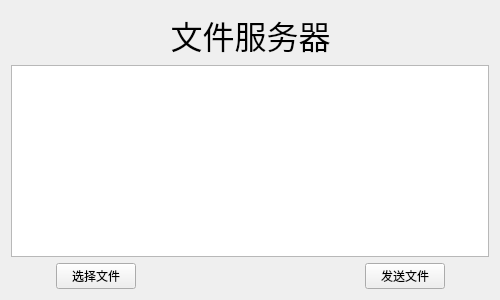
<?xml version="1.0" encoding="UTF-8"?>
<ui version="4.0">
 <class>Widget</class>
 <widget class="QWidget" name="Widget">
  <property name="geometry">
   <rect>
    <x>0</x>
    <y>0</y>
    <width>500</width>
    <height>300</height>
   </rect>
  </property>
  <property name="windowTitle">
   <string>Widget</string>
  </property>
  <layout class="QGridLayout" name="gridLayout">
   <property name="leftMargin">
    <number>11</number>
   </property>
   <property name="topMargin">
    <number>11</number>
   </property>
   <property name="rightMargin">
    <number>11</number>
   </property>
   <item row="0" column="2">
    <widget class="QLabel" name="label">
     <property name="font">
      <font>
       <family>Microsoft YaHei Mono</family>
       <pointsize>24</pointsize>
      </font>
     </property>
     <property name="text">
      <string>文件服务器</string>
     </property>
     <property name="alignment">
      <set>Qt::AlignCenter</set>
     </property>
    </widget>
   </item>
   <item row="2" column="0">
    <spacer name="horizontalSpacer_2">
     <property name="orientation">
      <enum>Qt::Horizontal</enum>
     </property>
     <property name="sizeHint" stdset="0">
      <size>
       <width>32</width>
       <height>20</height>
      </size>
     </property>
    </spacer>
   </item>
   <item row="2" column="1">
    <widget class="QPushButton" name="pushButtonSelect">
     <property name="text">
      <string>选择文件</string>
     </property>
    </widget>
   </item>
   <item row="2" column="2">
    <spacer name="horizontalSpacer">
     <property name="orientation">
      <enum>Qt::Horizontal</enum>
     </property>
     <property name="sizeHint" stdset="0">
      <size>
       <width>217</width>
       <height>20</height>
      </size>
     </property>
    </spacer>
   </item>
   <item row="2" column="3">
    <widget class="QPushButton" name="pushButtonSend">
     <property name="text">
      <string>发送文件</string>
     </property>
    </widget>
   </item>
   <item row="2" column="4">
    <spacer name="horizontalSpacer_3">
     <property name="orientation">
      <enum>Qt::Horizontal</enum>
     </property>
     <property name="sizeHint" stdset="0">
      <size>
       <width>32</width>
       <height>20</height>
      </size>
     </property>
    </spacer>
   </item>
   <item row="1" column="0" colspan="5">
    <widget class="QTextEdit" name="textEdit"/>
   </item>
  </layout>
 </widget>
 <resources/>
 <connections/>
</ui>
